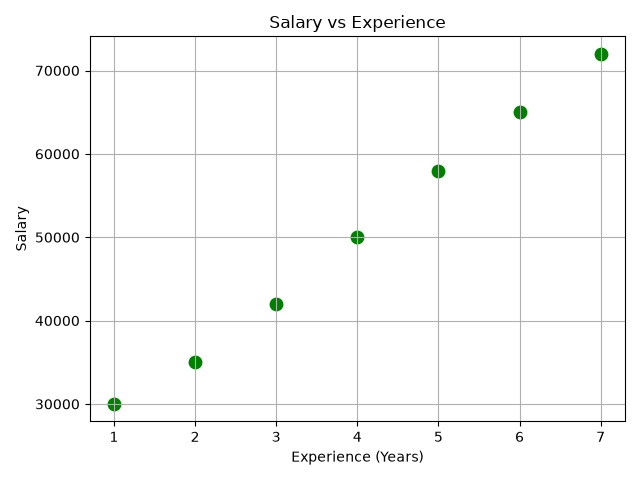

Here is the Python script that generated this plot:
import matplotlib.pyplot as plt

# Data
experience = [1, 2, 3, 4, 5, 6, 7]
salary = [30000, 35000, 42000, 50000, 58000, 65000, 72000]

# Create scatter plot
plt.scatter(experience, salary, color="green", s=80)

# Add Title and Labels
plt.title("Salary vs Experience")
plt.xlabel("Experience (Years)")
plt.ylabel("Salary")

# Enable Grid
plt.grid(True)

# Adjust layout to prevent truncation
plt.tight_layout()

# Save the plot
plt.savefig("salary_vs_experience.png")

plt.show()
